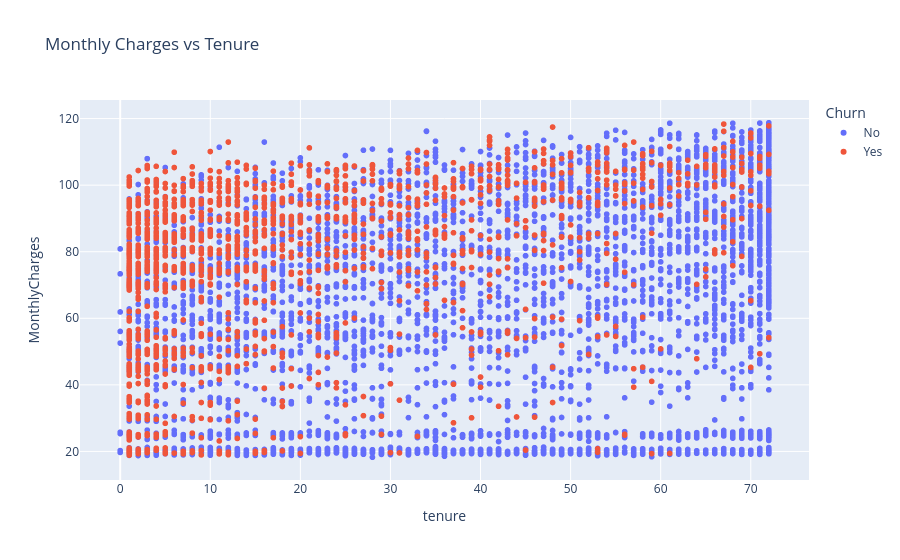

Notebook source saved alongside this figure:
### Markdown cell above
## Monthly Charges vs Tenure Using Plotly

### Code cell
fig = px.scatter(
    df,
    x="tenure",
    y="MonthlyCharges",
    color="Churn",
    hover_data=[
        "Contract",
        "InternetService",
        "PaymentMethod"
    ],
    title="Monthly Charges vs Tenure"
)

plt.savefig(
    os.path.join(reports_folder, "11_tenure_vs_monthly_charges.png"),
    dpi=300,
    bbox_inches="tight"
)
fig.show()
## Here we can interect with each customer

### Figure 1 — Plotly figure (JSON) as saved in the notebook; plotly's stock layout.template omitted (floating-point values rounded to 4 significant figures; data arrays with more than 128 entries replaced by an {"elided": "..."} marker saying what was removed)
{"data": [{"customdata": {"elided": "5174x3 str values"}, "hovertemplate": "Churn=No<br>tenure=%{x}<br>MonthlyCharges=%{y}<br>Contract=%{customdata[0]}<br>InternetService=%{customdata[1]}<br>PaymentMethod=%{customdata[2]}<extra></extra>", "legendgroup": "No", "marker": {"color": "#636efa", "symbol": "circle"}, "mode": "markers", "name": "No", "showlegend": true, "type": "scattergl", "x": {"elided": "5174 int values"}, "xaxis": "x", "y": {"elided": "5174 float values"}, "yaxis": "y"}, {"customdata": {"elided": "1869x3 str values"}, "hovertemplate": "Churn=Yes<br>tenure=%{x}<br>MonthlyCharges=%{y}<br>Contract=%{customdata[0]}<br>InternetService=%{customdata[1]}<br>PaymentMethod=%{customdata[2]}<extra></extra>", "legendgroup": "Yes", "marker": {"color": "#EF553B", "symbol": "circle"}, "mode": "markers", "name": "Yes", "showlegend": true, "type": "scattergl", "x": {"elided": "1869 int values"}, "xaxis": "x", "y": {"elided": "1869 float values"}, "yaxis": "y"}], "layout": {"legend": {"title": {"text": "Churn"}, "tracegroupgap": 0}, "title": {"text": "Monthly Charges vs Tenure"}, "xaxis": {"anchor": "y", "domain": [0, 1], "title": {"text": "tenure"}}, "yaxis": {"anchor": "x", "domain": [0, 1], "title": {"text": "MonthlyCharges"}}}}
